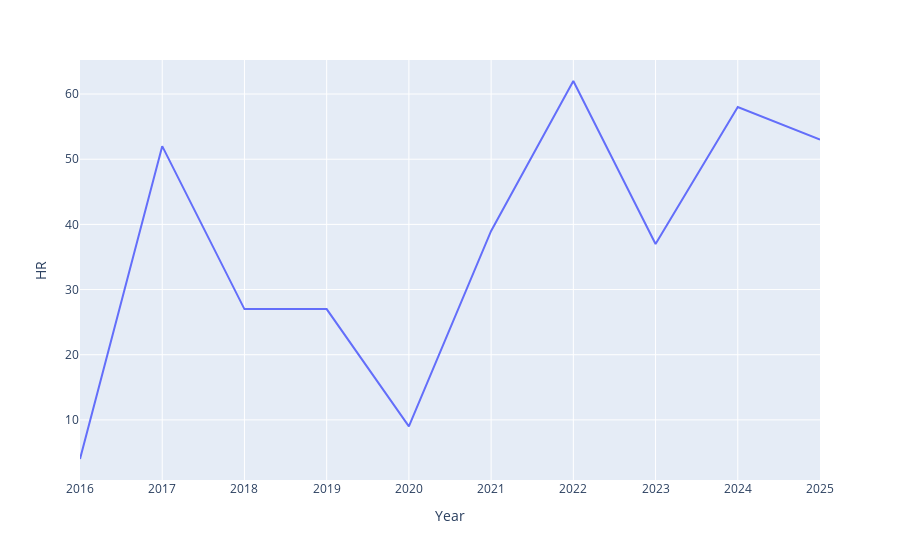

The notebook cell this image was saved under:
### Code cell
fig = px.line(df[judgefilter],
                 x = 'Year',
                 y = 'HR')

fig.show()

### Figure 1 — Plotly figure (JSON) as saved in the notebook; plotly's stock layout.template omitted (floating-point values rounded to 4 significant figures)
{"data": [{"hovertemplate": "Year=%{x}<br>HR=%{y}<extra></extra>", "legendgroup": "", "line": {"color": "#636efa", "dash": "solid"}, "marker": {"symbol": "circle"}, "mode": "lines", "name": "", "orientation": "v", "showlegend": false, "type": "scatter", "x": [2025, 2024, 2023, 2022, 2021, 2020, 2019, 2018, 2017, 2016], "xaxis": "x", "y": [53, 58, 37, 62, 39, 9, 27, 27, 52, 4], "yaxis": "y"}], "layout": {"autosize": true, "legend": {"tracegroupgap": 0}, "margin": {"t": 60}, "xaxis": {"anchor": "y", "autorange": true, "domain": [0, 1], "range": [2016, 2025], "title": {"text": "Year"}, "type": "linear"}, "yaxis": {"anchor": "x", "autorange": true, "domain": [0, 1], "range": [0.7778, 65.22], "title": {"text": "HR"}, "type": "linear"}}}
